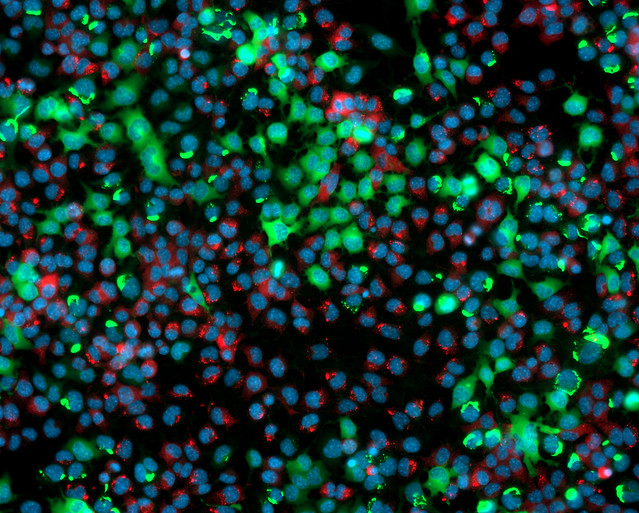
#> input picture Images/test_image.jpg, 639 x 513 px, found by its file name
$ python 'edge detection.py'
#> lines starting #> are read from the running program, lines starting #| are printed output that depends on the picture
# -*- coding: utf-8 -*-
"""
Created on Wed Mar  3 13:15:32 2021

@author: Md.Abdullah
"""
from skimage import io
import matplotlib.pyplot as plt
from skimage.filters import roberts,sobel,scharr,prewitt
img=io.imread('J:\Digital-Image-Processing\Images/test_image.jpg',as_gray=True)
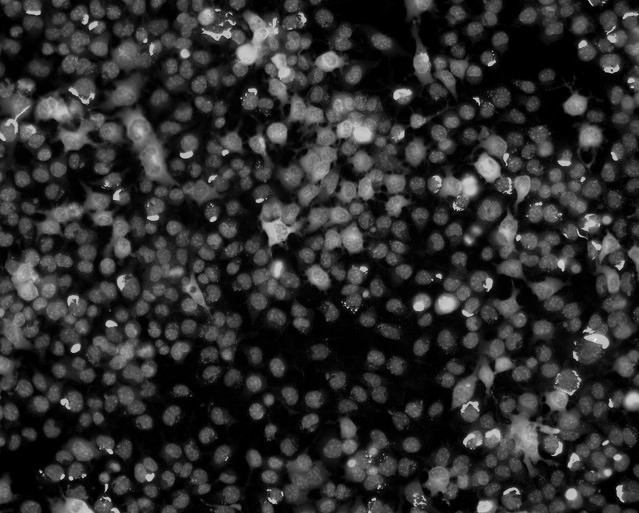
#> img: shape (513, 639) float64; min 0, max 0.968, mean 0.18
plt.imshow(img)

# edge detection
edge_roberts=roberts(img)
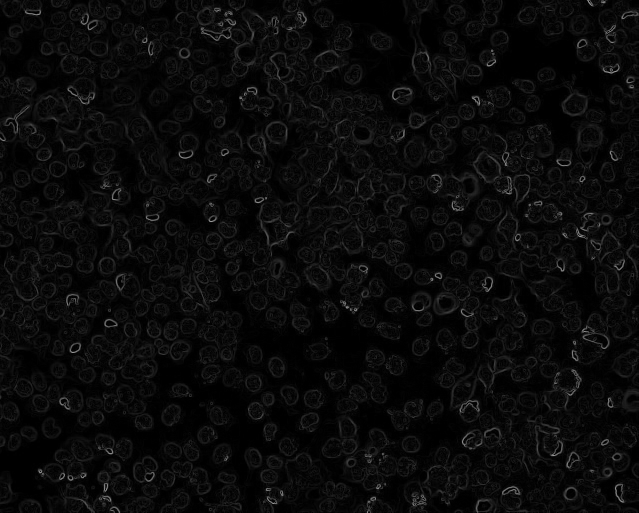
#> edge_roberts: shape (513, 639) float64; min 0, max 0.639, mean 0.0412
edge_sobel=sobel(img)
edge_scharr=scharr(img)
edge_prewitt=prewitt(img)

fig,axes=plt.subplots(nrows=2,ncols=2,sharex=True,sharey=True,figsize=(8,8))
ax=axes.ravel()

#ax[0].imshow(img,cmap=plt.cm.gray)
#ax[0].set_title('Original image')

ax[0].imshow(edge_roberts,cmap=plt.cm.gray)
ax[0].set_title('Roberts edge detection')

ax[1].imshow(edge_sobel,cmap=plt.cm.gray)
ax[1].set_title('Sobel edge detection')

ax[2].imshow(edge_scharr,cmap=plt.cm.gray)
ax[2].set_title('scharr edge detection')

ax[3].imshow(edge_prewitt,cmap=plt.cm.gray)
ax[3].set_title('Prewitt edge detection')

for i in ax:
    i.axis('off')

plt.tight_layout()
plt.show()
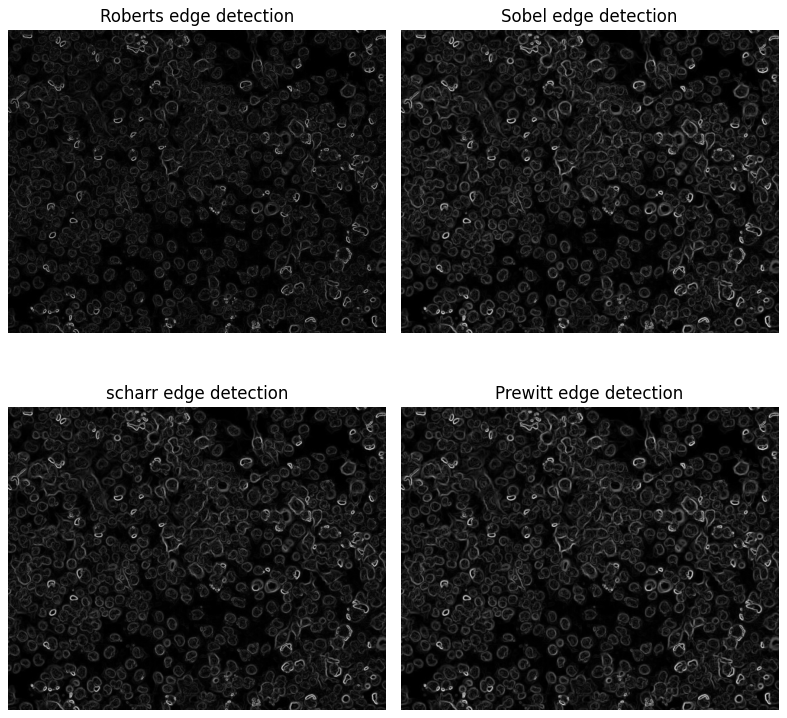
#> figure drawn by matplotlib, 4 panels

$ run again, with Images/flower.jpg copied over Images/test_image.jpg
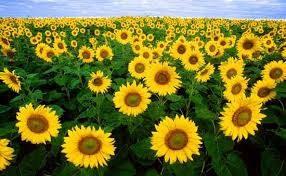
#> input picture Images/flower.jpg, 286 x 176 px, found by its file name
#> `edge_sobel=sobel(img)`:
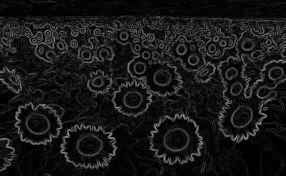
#> edge_sobel: shape (176, 286) float64; min 0, max 0.598, mean 0.0954
#> `plt.show()`:
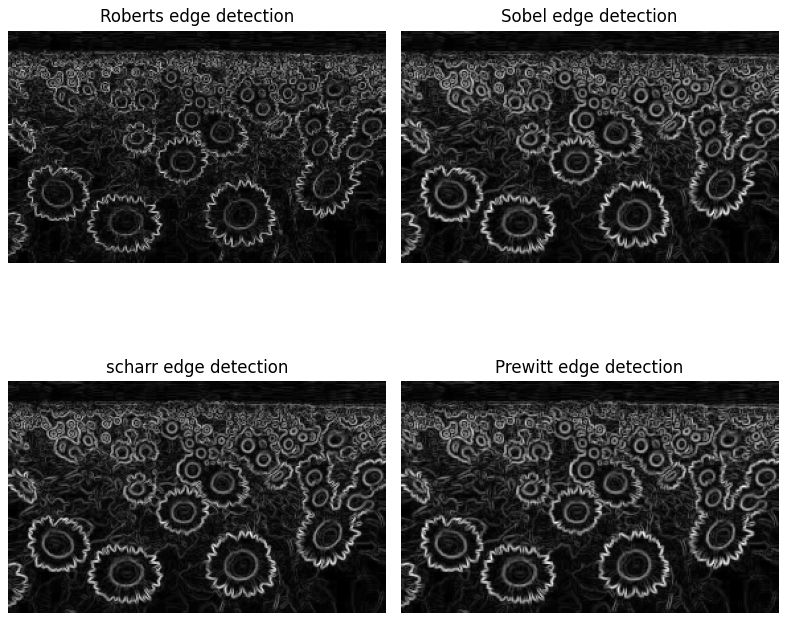
#> figure drawn by matplotlib, 4 panels
